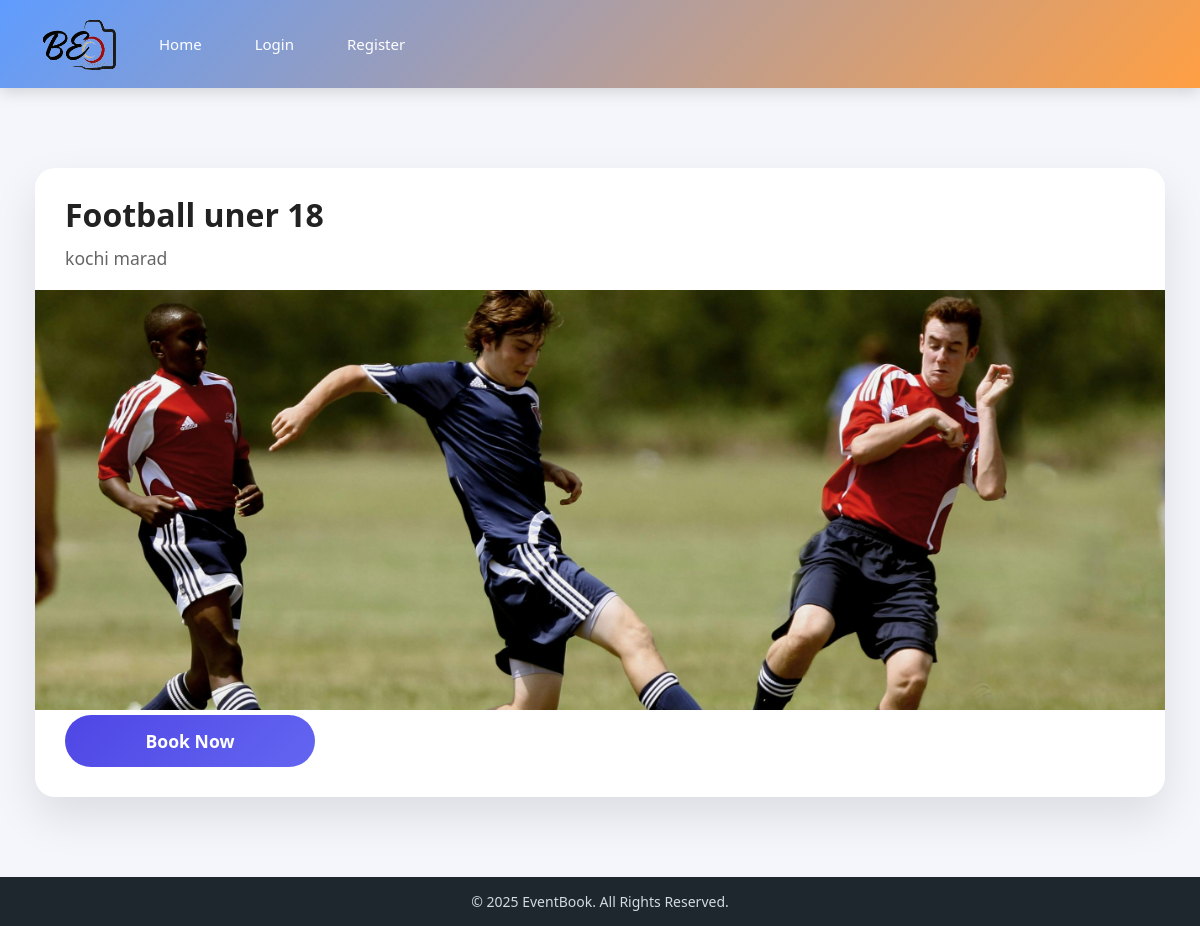
Before: /event_detail/3 with the older database file.
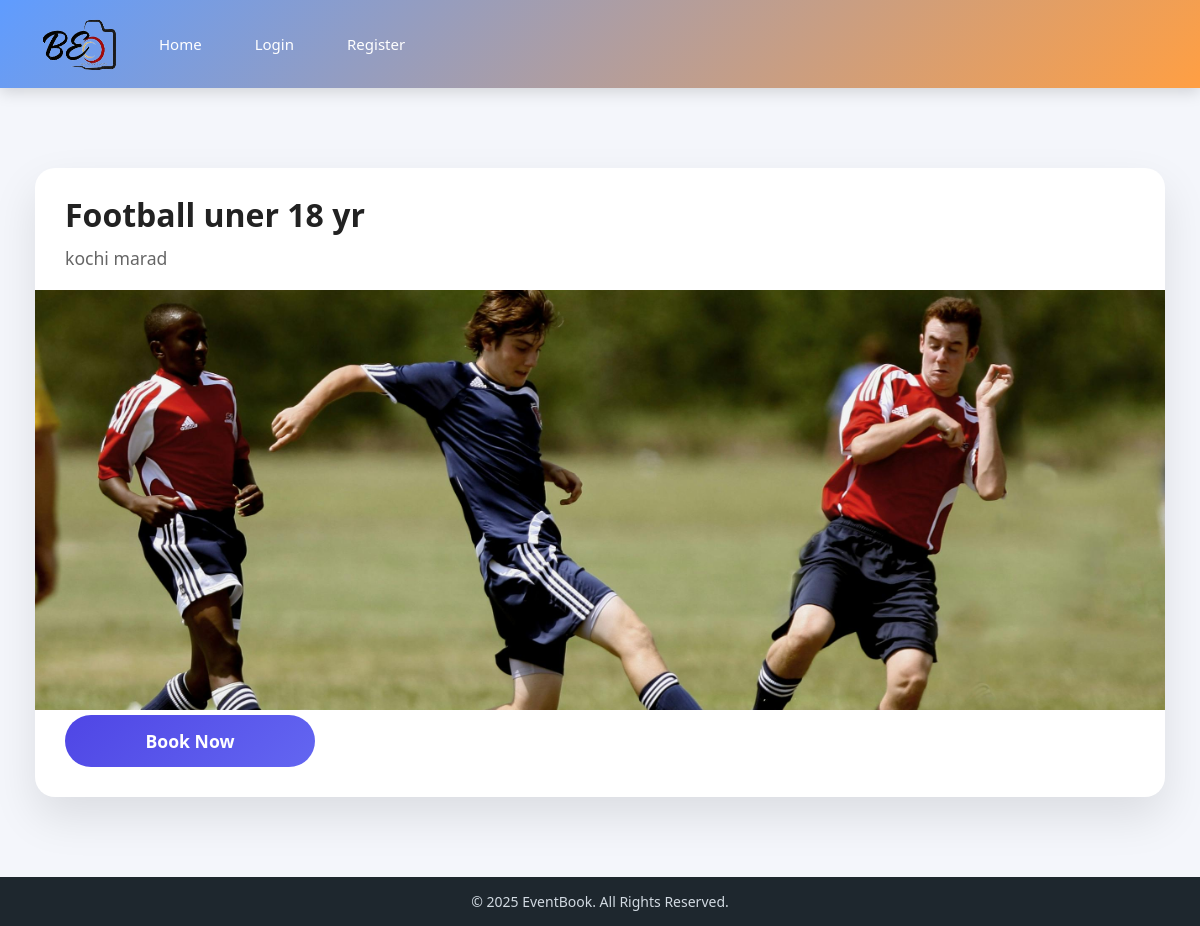
After: the same page with the newer database file.
### app1/models.py (models this page shows, shortened)
class Events(models.Model):
    hoster = models.ForeignKey(CustomUser,on_delete=models.CASCADE,null=True)
    title = models.CharField(max_length=50)
    event_cat = models.ForeignKey(event_category,on_delete=models.CASCADE)
    location = models.TextField(null=True)
    e_image = models.ImageField(upload_to='events')
    STATUS = (
        ('pending','pending'),
        ('approved','approved'),
        ('rejected','rejected')
    )
    admin_approval = models.CharField(max_length=50,choices=STATUS,default='pending')

### app1/views.py (the view)
# urls.py: path('event_detail/<int:did>',event_detail,name='event_detail'),
def event_detail(request,did):
    event = Events.objects.get(id=did)
    return render(request,'event_detail.html',{'event':event})

### template/event_detail.html (shortened to what this page needs)
{%extends 'base.html'%}
{%block contents%}
<!DOCTYPE html>
<html lang="en">
<head>
    <link rel="stylesheet" href="/static/css/event_detaile.css">
</head>
<body>
    <div class="detail_view_event">
        <div class="detail_card">
            <h3>{{event.title}}</h3>
            <p>{{event.location}}</p>
            <img src="/{{event.e_image}}" alt="" width="350px" height="310px">
            <a href="{% url 'eventbooking' event.id %}"><button>Book Now</button></a>
        </div>
    </div>
</body>
</html>
{%endblock%}

### template/base.html (shortened to what this page needs)
<!DOCTYPE html>
<html lang="en">
<head>
    <link rel="stylesheet" href="/static/css/base_pg.css">
</head>
<body>
    <div class="main">
        <div class="header">
            <div class="logo">
                <img src="/static/images/BE logo.png" alt="" width="80px" height="60px">
            </div>
            <a href="{% url 'homepage' %}">Home</a>
            <a href="{% url 'Login_page' %}">Login</a>
            <a href="{% url 'RegisterUser' %}">Register</a>
        </div>
        <div class="content">
            {%block contents%}
            {%endblock%}
        </div>
        <div class="footer">
            <p>© 2025 EventBook. All Rights Reserved.</p>
        </div>
    </div>
</body>
</html>

### static/css/base_pg.css (style rules this page uses)
* { margin: 0; padding: 0; box-sizing: border-box; }
html, body { height: 100%; }
body { font-family: "Segoe UI", Tahoma, sans-serif; background: #f4f6fb; }
.main { min-height: 100vh; display: flex; flex-direction: column; }
.header { display: flex; align-items: center; gap: 25px; padding: 14px 40px; background: linear-gradient(135deg, #5f9cff, #ff9f43); box-shadow: 0 4px 15px rgba(0, 0, 0, 0.15); }
.logo img { display: block; }
.header a { text-decoration: none; font-size: 15px; font-weight: 500; color: #ffffff; padding: 8px 14px; border-radius: 6px; transition: background 0.3s ease; }
.content { flex: 1; padding: 40px 20px; }
.footer { background: #1e272e; text-align: center; padding: 15px 10px; }
.footer p { font-size: 14px; color: #d2dae2; }

### static/css/event_detaile.css (style rules this page uses)
* { margin: 0; padding: 0; box-sizing: border-box; font-family: "Segoe UI", Tahoma, sans-serif; }
body { background: #f4f6fb; color: #222; }
.detail_view_event { max-width: 1200px; margin: auto; padding: 40px 15px; }
.detail_card { background: #fff; border-radius: 20px; overflow: hidden; box-shadow: 0 20px 45px rgba(0, 0, 0, 0.1); }
.detail_card img { width: 100%; height: 420px; object-fit: cover; }
.detail_card h3 { font-size: 2rem; padding: 25px 30px 10px; }
.detail_card p { padding: 0 30px 20px; font-size: 1.1rem; color: #666; }
.detail_card a { display: block; padding: 0 30px 30px; }
.detail_card button { width: 250px; padding: 14px; font-size: 1.1rem; font-weight: 600; color: #fff; border: none; border-radius: 30px; background: linear-gradient(135deg, #4f46e5, #6366f1); cursor: pointer; transition: 0.3s ease; }

Changed rows visible on the page:
changed Events "kochi marad": title "Football uner 18" → "Football uner 18 yr"
